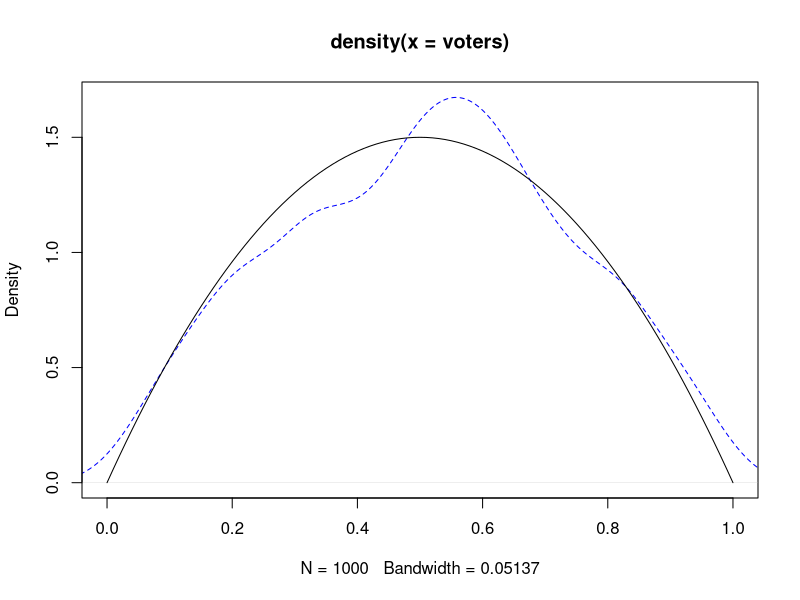
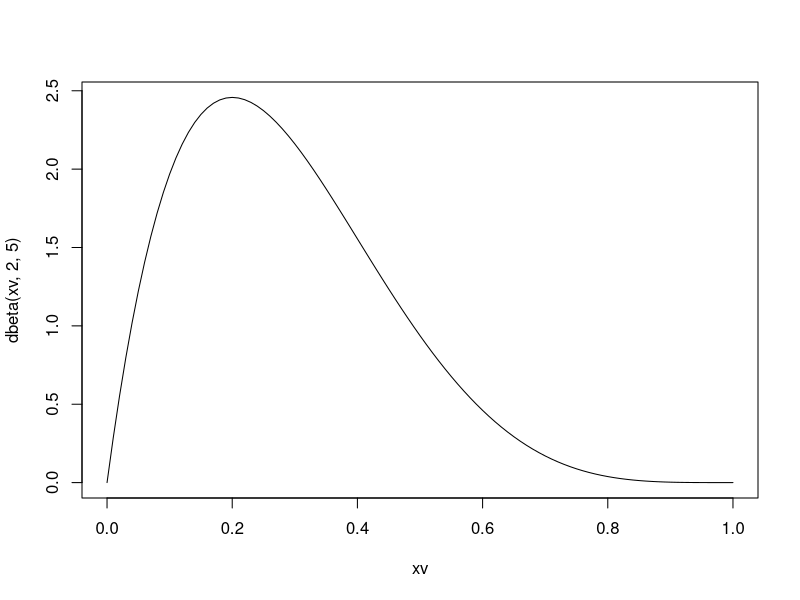
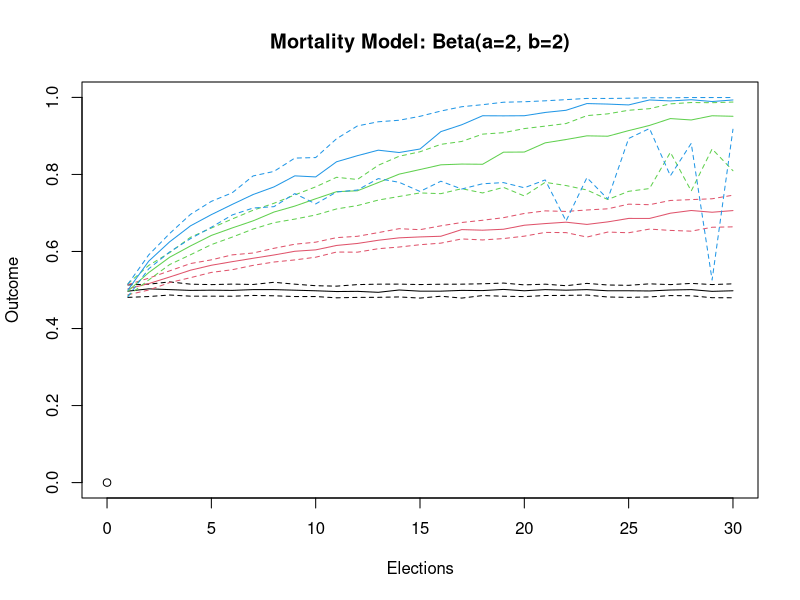

Write R code to recreate these figures, in order.
## ---- chunk 1
pop_size = 1e3
a=2; b=2 # on average, people vote no better than a coin flip.
boosting_factor = .2 # penalty/bonus for predicting good outcomes
elections = 10 # number of elections
churn_rate=.1 # births/deaths voter churn
## ---- chunk 2
voters = rbeta(pop_size, a, b)
plot(density(voters), lty=2, col='blue', xlim=c(0,1))

xv= seq(0,1,.01)
lines(xv, dbeta(xv, a,b))
## ---- chunk 3
# Voting results for a single election
outcomes = rbinom(pop_size, 1, voters)
mean(outcomes)
## ---- chunk 4
boost_the_vote = function(
  pop_size = 1e3,
  a=2, b=2, # on average, people vote no better than a coin flips.
  boosting_factor = .2, # penalty/bonus for predicting good outcomes
  elections = 10, # number of elections
  churn_rate=.1 # births/deaths voter churn
){
  # Let's simulate "boosting the vote"
  #
  # ~~VOTING POPULATION~~
  voters = rbeta(pop_size, a, b)
  # initialize all voters as having equal contributions to the process
  voting_power = rep(1, pop_size)
  # define a linear penalty/bonus for making a good/bad decision
  penalty = 1 - boosting_factor
  bonus = 1 + boosting_factor
  # after each election, update everyones voting power relative to whether or not they made the right choice
  result = rep(NA, elections)
  voter_age = rep(0, pop_size) # Track the number of elections a voter has participated in
  n_churn = pop_size * churn_rate
  for(i in 1:elections){
    # Run the election
    outcomes = rbinom(pop_size, 1, voters)
    result[i] = sum(voting_power*outcomes)/sum(voting_power)
    # weighted average
    # Update voting power based on results
    voting_power[outcomes==1] = voting_power[outcomes==1] * bonus
    voting_power[outcomes==0] = voting_power[outcomes==0] * penalty
    
    # Kill of oldest voters, replace with fresh voters
    #ix = order(voter_age, ascending=False)[1:n_churn]
    voter_age = voter_age + 1
    ix = sample(pop_size, n_churn, prob = voter_age/sum(voter_age))
    voters[ix] = rbeta(n_churn, a, b)
    voting_power[ix] = 1
  }
  list(voters=voters, voting_power=voting_power,outcomes=result)
}
## ---- chunk 5
elections_sensitivity_plot = function(k = 100,
                                      boosting_factors = c(0, 0.2,
                                                           0.5, 0.8), 
                                      #q = c(0.2, 0.5, 0.8), #60% CI
                                      #q = c(0.05, 0.5, 0.95) # 90% CI
                                      conf_intv = .9,
                                      n = 30, 
                                      a = 1, 
                                      b = 1) {
  q_delta = (1-conf_intv)/2
  q = c(q_delta, .5, 1-q_delta)
  votes = lapply(boosting_factors, function(x) {
    v = replicate(k, 
                  boost_the_vote(boosting_factor = x,
                                 elections = n,
                                 a = a, b = b)$outcomes
    )
    apply(v, 1, function(row) {
      quantile(row, q)
    })
  })
  plot_title = paste("Mortality Model: Beta(a=",a,", b=",b,")", sep="")
  plot(0, 0, xlim = c(0, n), ylim = c(0, 1), xlab = "Elections", ylab = "Outcome", main=plot_title)
  for (i in 1:length(votes)) {
    lines(1:n, votes[[i]][1, ], col = i, lty = 2)
    lines(1:n, votes[[i]][2, ], col = i, lty = 1)
    lines(1:n, votes[[i]][3, ], col = i, lty = 2)
  }
}
## ---- chunk 6
xv = seq(0,1,.01)
plot(xv, dbeta(xv, 2,5), type='l')
elections_sensitivity_plot(k=100, a=2, b=2, conf_intv=.7)
